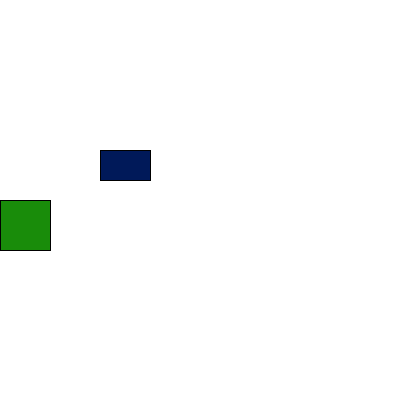
Frame 1 (no input)
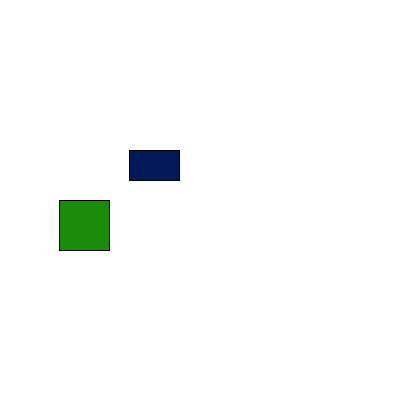
Frame 60 (the mouse pressed at the canvas centre just before this capture)
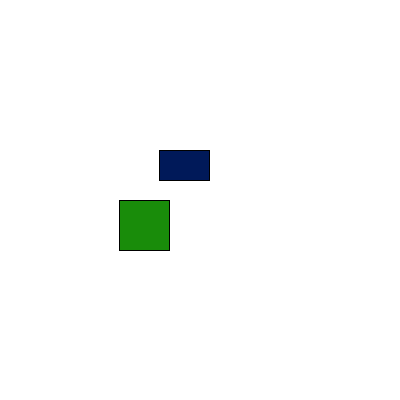
Frame 120 (the mouse held since frame 60 and released just before this capture)

The Processing sketch that drew these frames (run headless with seeded random() and noise(); from frame 60 on, the mouse is pressed at the canvas centre):

// Processing sketch: processing_14910
// ── processing_14910.pde



                
 int xPosition=0;
int speed=1;

void setup(){
  size(400,400);
}

void draw(){
  background(255);
  fill(255);
  
 
  fill(25,140,10);
  rect(xPosition,200,50,50);
  
   
    fill(0,25,89);
    rect(xPosition/2+100,150,50,30);
    
  
  xPosition =xPosition+speed;
  
  
  if (xPosition>width-50){
    speed =speed*-1;
  } else if (xPosition<0){
    speed =speed*-1;
  } 
}               
